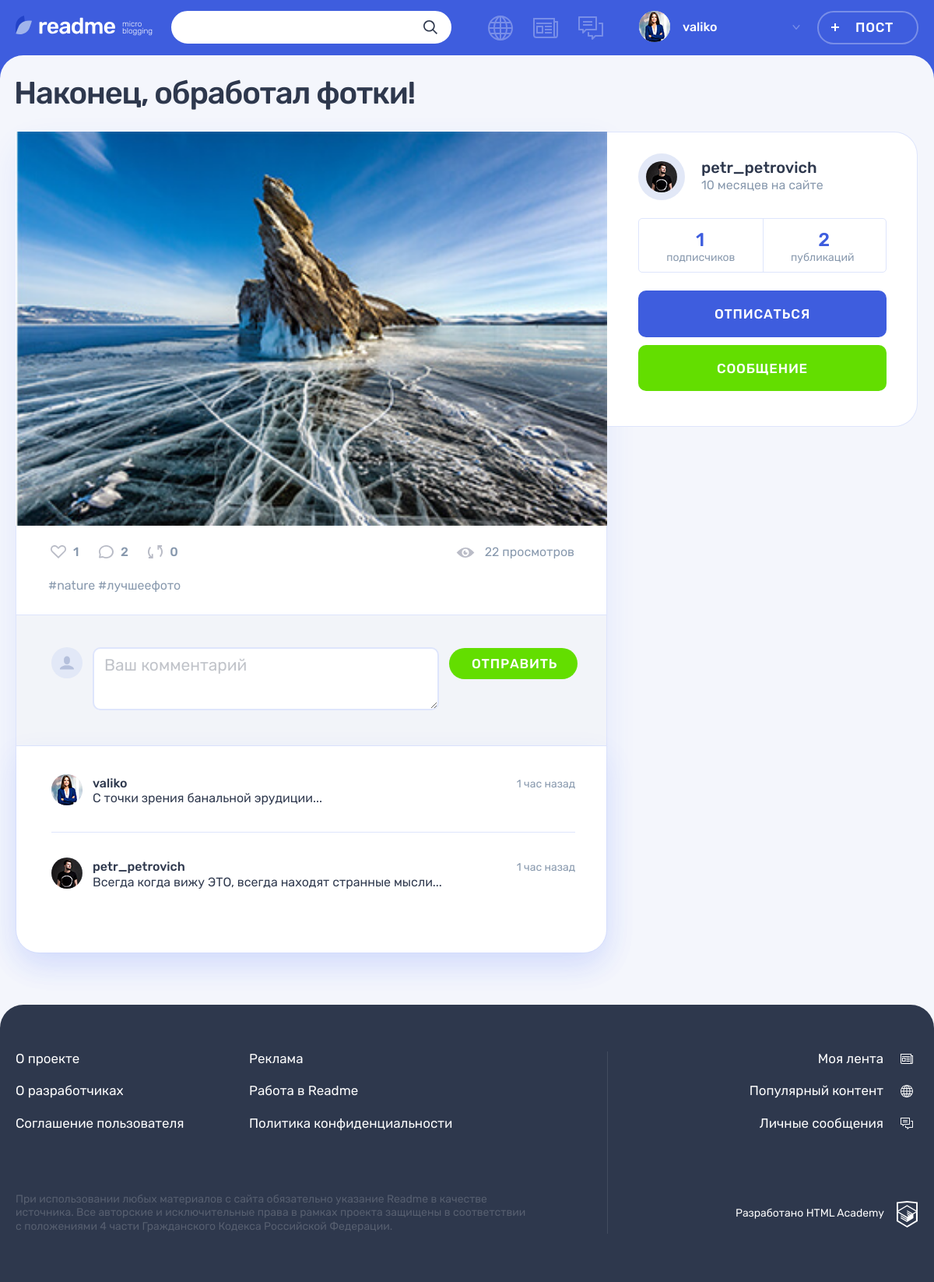
Screenshot of /post.php?post_id=3 (signed in) with the database file from the repository.
### tables this page shows
CREATE TABLE user (
    id INT PRIMARY KEY NOT NULL AUTO_INCREMENT,
    created_at TIMESTAMP DEFAULT CURRENT_TIMESTAMP,
    email VARCHAR(45) NOT NULL,
    UNIQUE INDEX email_ind (email),
    user_login VARCHAR(45) NOT NULL,
    UNIQUE INDEX user_login_ind (user_login),
    user_password VARCHAR(200),
    avatar VARCHAR(100)
);

CREATE TABLE post (
    id INT PRIMARY KEY NOT NULL AUTO_INCREMENT,
    published_at TIMESTAMP DEFAULT CURRENT_TIMESTAMP,
    title VARCHAR(45) NOT NULL,
    text_content VARCHAR(200),
    quote_author VARCHAR(45),
    picture VARCHAR(100),
    video VARCHAR(100),
    link VARCHAR(100),
    watch_count INT,
    user_id INT NOT NULL,
    INDEX user_ind (user_id),
    FOREIGN KEY (user_id)
        REFERENCES user(id)
        ON DELETE CASCADE,

    type_id INT NOT NULL,
    INDEX type_ind (type_id),
    FOREIGN KEY (type_id)
        REFERENCES content_type(id)
        ON DELETE CASCADE
);

CREATE TABLE subscribtions (
    id INT PRIMARY KEY NOT NULL AUTO_INCREMENT,
    user_id INT NOT NULL,
    INDEX user_ind (user_id),
    FOREIGN KEY (user_id)
        REFERENCES user(id)
        ON DELETE CASCADE,

    to_user_id INT NOT NULL,
    INDEX to_user_id_ind (to_user_id),
    FOREIGN KEY (to_user_id)
        REFERENCES user(id)
        ON DELETE CASCADE
);

CREATE TABLE comments (
    id INT PRIMARY KEY NOT NULL AUTO_INCREMENT,
    published_at TIMESTAMP DEFAULT CURRENT_TIMESTAMP,
    comment TEXT,
    user_id INT NOT NULL,
    INDEX user_ind (user_id),
    FOREIGN KEY (user_id)
        REFERENCES user(id)
        ON DELETE CASCADE,

    post_id INT NOT NULL,
    INDEX post_ind (post_id),
    FOREIGN KEY (post_id)
        REFERENCES post(id)
        ON DELETE CASCADE
);

### templates/post-layout.php (the view, shortened to what the rows shown need)
<main class="page__main page__main--publication">
    <div class="container">
        <h1 class="page__title page__title--publication"><?=$post['title'] ?></h1>
        <section class="post-details">
            <div class="post-details__wrapper post-<?php echo $post['classname']?>">
                <div class="post-details__main-block post post--details">
                    <?=$active_post; ?>
                    <div class="post__indicators">
                        <div class="post__buttons">
                            <a class="post__indicator post__indicator--likes button" href="<?php echo('/likes.php' . '?post_id=' . $post['id'])?>" title="Лайк">
                                <svg class="post__indicator-icon" width="20" height="17">
                                    <use xlink:href="#icon-heart"></use>
                                </svg>
                                <span><?=$likes;?></span>
                            </a>
                            <a class="post__indicator post__indicator--comments button" href="#" title="Комментарии">
                            </a>
                            <a class="post__indicator post__indicator--repost button" href="<?php echo('/repost.php' . '?post_id=' . $post['id']);?>" title="Репост">
                                <svg class="post__indicator-icon" width="19" height="17">
                                    <use xlink:href="#icon-repost"></use>
                                </svg>
                                <span><?=$post['repost_count']?></span>
                            </a>
                        </div>
                        <span class="post__view"><?=$post['watch_count'] ?> просмотров</span>
                    </div>
                    <ul class="post__tags">
                    <?php if (key_exists($post['id'], $hashtags)):?><?php foreach ($hashtags[$post['id']] as $hashtag): ?>
                        <li><a href="<?php echo('search.php' . '?q=%23' . $hashtag);?>">#<?=$hashtag;?>
                        <?php endforeach;?></a></li>
                    <?php endif;?>
                    </ul>
                    <div class="comments">
                        <div class="comments__list-wrapper">
                            <ul class="comments__list">
                                <?php foreach ($comments as $comment): ?>
                                <?php if ($post['id'] === $comment['post_id']):?>
                                <li class="comments__item user">
                                    <div class="comments__avatar">
                                        <a class="user__avatar-link" href="<?php echo('/profile.php' . '?user_id=' . $comment['user_id'] . '&tab=posts');?>">
                                            <?php if (!empty($comment['comment_author_avatar'])):?>
                                            <img class="comments__picture" src="/uploads/avatars/<?php echo $comment['comment_author_avatar'];?>" alt="Аватар пользователя">
                                            <?php endif;?>
                                        </a>
                                    </div>
                                    <div class="comments__info">
                                        <div class="comments__name-wrapper">
                                            <a class="comments__user-name" href="<?php echo('/profile.php' . '?user_id=' . $comment['user_id'] . '&tab=posts');?>">
                                            <span><?=$comment['comment_author'];?></span>
                                            </a>
                                            <time class="comments__time" datetime="<?php echo(date_format(date_create($comment['published_at']), 'c'));?>"><?=get_date_interval_format(date_create($comment['published_at']), 'назад');?></time>
                                        </div>
                                        <p class="comments__text">
                                            <?=$comment['comment'];?>
                                        </p>
                                    </div>
                                </li>
                                <?php endif;?>
                                <?php endforeach;?>
                            </ul>
                        </div>
                    </div>
                </div>
                <div class="post-details__user user">
                    <div class="post-details__user-info user__info">
                        <div class="post-details__avatar user__avatar">
                            <a class="post-details__avatar-link user__avatar-link" href="<?php echo('/profile.php' . '?user_id=' . $post['user_id']) . '&tab=posts';?>">
                            <?php if (!empty($post['avatar'])): ?>
                                <img class="post-details__picture user__picture" src="../uploads/avatars/<?php echo $post['avatar']; ?>" alt="Аватар пользователя">
                            <?php endif; ?>
                            </a>
                        </div>
                        <div class="post-details__name-wrapper user__name-wrapper">
                            <a class="post-details__name user__name" href="<?php echo('/profile.php' . '?user_id=' . $post['user_id']) . '&tab=posts';?>">
                                <span><?=$post['user_login']; ?></span>
                            </a>
                            <time class="post-details__time user__time" datetime="<?php echo(date_format(date_create($post['created_at']), 'Y-m-d'));?>"><?=get_date_interval_format(date_create($post['created_at']), 'на сайте');?></time>
                        </div>
                    </div>
                    <div class="post-details__rating user__rating">
                        <p class="post-details__rating-item user__rating-item user__rating-item--subscribers">
                            <span class="post-details__rating-amount user__rating-amount">
                                <?=$subs;?>
                            </span>
                            <span class="post-details__rating-text user__rating-text">подписчиков</span>
                        </p>
                    </div>
                </div>
            </div>
        </section>
    </div>
</main>

### templates/post-photo.php
<div class="post-details__image-wrapper post-photo__image-wrapper">
	<img src="uploads/<?=$post['picture'];?>" alt="Фото от пользователя" width="760" height="507">
</div>

### templates/layout.php (shortened to what the rows shown need)
<!DOCTYPE html>
<html lang="ru">
<head>
    <link rel="stylesheet" href="css/main.css">
</head>
<body class="page">
<header class="header">
    <div class="header__wrapper container">
        <div class="header__nav-wrapper">
            <nav class="header__nav">
                <?php if ($is_auth === 1): ?>
                <ul class="header__my-nav">
                    <li class="header__my-page header__my-page--popular">
                        <a class="header__page-link <?php if ($path == 'popular.php'): ?><?php echo('header__page-link--active'); ?><?php endif; ?>" href="popular.php<?='?' . 'type=all';?>" title="Популярный контент">
                        </a>
                    </li>
                    <li class="header__my-page header__my-page--feed">
                        <a class="header__page-link <?php if ($path == 'feed.php'): ?><?php echo('header__page-link--active'); ?><?php endif; ?>" href="feed.php" title="Моя лента">
                        </a>
                    </li>
                    <li class="header__my-page header__my-page--messages">
                        <a class="header__page-link <?php if ($path == 'messages.php'): ?><?php echo('header__page-link--active'); ?><?php endif; ?>" href="messages.html" title="Личные сообщения">
                        </a>
                    </li>
                </ul>
                <ul class="header__user-nav">
                    <li class="header__profile">
                        <a class="header__profile-link" href="#">
                            <div class="header__avatar-wrapper">
                                <?php if (!empty($avatar)): ?>
                                    <?php echo('<img class="header__profile-avatar" src="uploads/avatars/' . $avatar . '" alt="Аватар профиля">'); ?>
                                <?php endif; ?>
                            </div>
                            <div class="header__profile-name">
                                <span>
                                    <?php echo(htmlspecialchars($user_name)); ?>
                                </span>
                                <svg class="header__link-arrow" width="10" height="6">
                                    <use xlink:href="#icon-arrow-right-ad"></use>
                                </svg>
                            </div>
                        </a>
                    </li>
                    <li>
                        <a class="header__post-button button button--transparent" href="<?php echo '/add.php' . '?id=1';?>">Пост</a>
                    </li>
                </ul>
                <?php endif;?>
            </nav>
        </div>
    </div>
</header>
<?=$content; ?>
</body>
</html>

### rows the page displays
user: avatar (picture), user_login "valiko"
post: title "Наконец, обработал фотки!", picture (picture), repost_count "0", watch_count "22", id "nature", id "лучшеефото", user.avatar (picture), user.user_login "petr_petrovich", user.created_at "10 месяцев на сайте"
subscribtions: to_user "1"
comments: user.avatar (picture), user.user_login "valiko", published_at "1 час назад", comment "С точки зрения банальной эрудиции..."
comments: user.avatar (picture), user.user_login "petr_petrovich", published_at "1 час назад", comment "Всегда когда вижу ЭТО, всегда находят странные мысли..."

### other values shown
$post['total_comm'] "2"
$totalpost "2"
